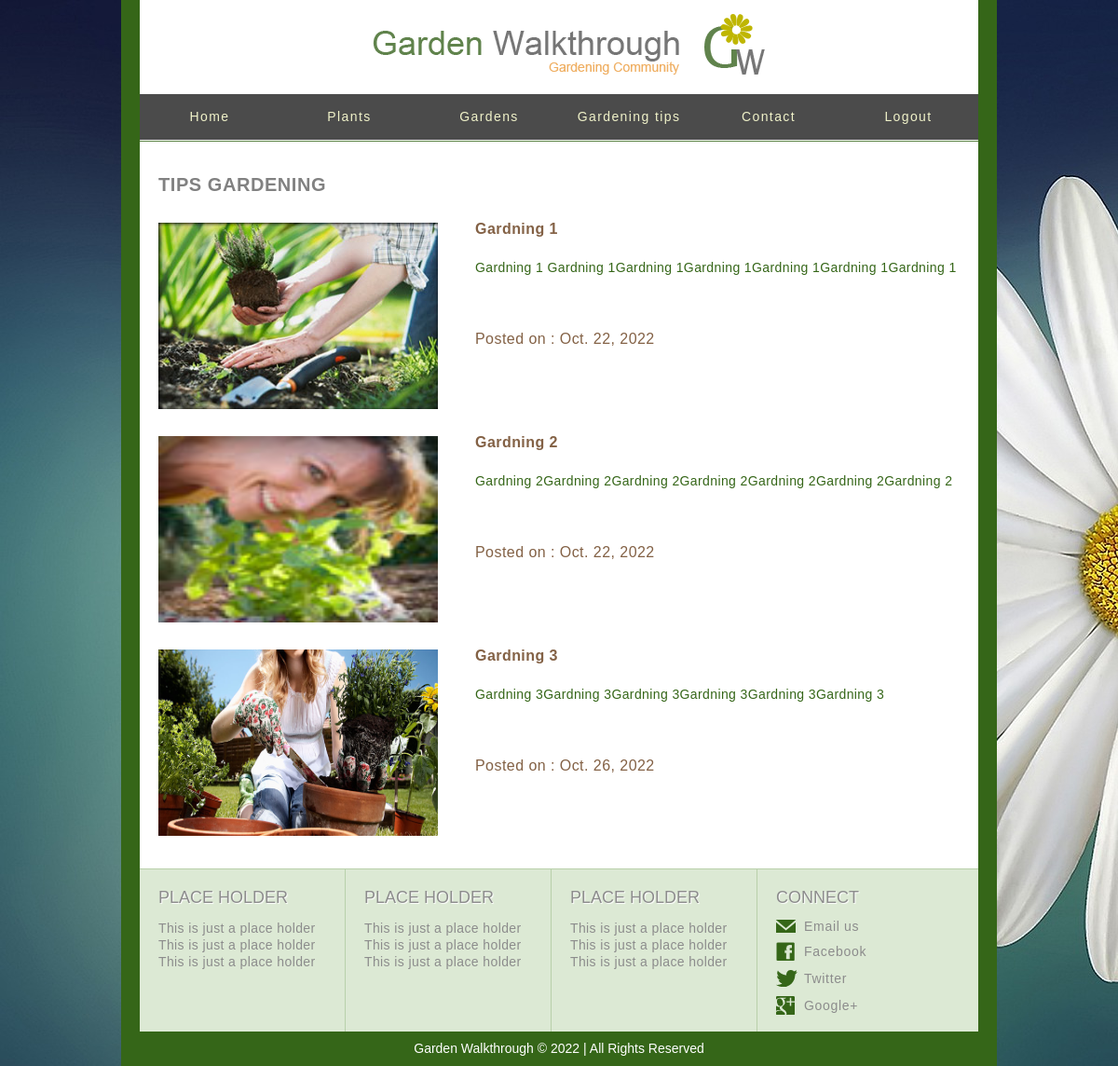
/garden_tips/ (signed in), run on the app's committed database.
### plants/models.py (models this page shows, shortened)
class Garden_tips(models.Model):
    title=models.CharField(max_length=30)
    image=models.ImageField()
    descreption=models.TextField()
    tips_date=models.DateField(auto_now=True)

### plants/views.py (the view)
# urls.py: path('garden_tips/', views.Garden_tips_ListView.as_view(),name='garden_tips'),
class Garden_tips_ListView(ListView):
    template_name='gardening_tips_list.html'
    model=Garden_tips
    context_object_name='Garden_tips'

### templates/gardening_tips_list.html
{% extends 'base.html' %}
{% load static %}
{% block body %}
<body>
		<div id="body">
			<div id="content">
				<h1>Tips gardening</h1>
					{% for gt in Garden_tips %}
					<ul class="section">
					<li>
						<img style="width:300px;height:200px" src="{{ gt.image.url }}" alt="Image" >
						<div>
							<a style="text-decoration:none;"  href="{% url 'plants:garden_tip' gt.id %}" ><h2>{{gt.title}}</h2></a>
							<p>
								{{gt.descreption}}
							</p>
							<p>
								<h3>Posted on : {{gt.tips_date}}</h3>
							</p>
						</div>
					</li>
				</ul>
					{% endfor %}
			</div>
		</div>
</body>
{% endblock body %}

### static/css/style.css (style rules this page uses)
body { background: url(../images/bg-body3.jpg) repeat; color: #356618; font-family: Arial, Helvetica, sans-serif; font-size: 14px; margin: 0; min-width: 940px; padding: 0; }
a { outline: none; }
img { border: 0; }
p { margin: 0; text-align: justify; }
#body { background: #ffffff; }
#body div#content ul.section li img, #body div.header ul li a.figure { display: block; float: left; text-decoration: none; }
#body div.body ul li:first-child, #body div#content ul.section li:first-child, #body div#content div#sidebar div ul li:first-child { margin: 0; }
#body div#content { border-top: 1px solid #5d8546; overflow: hidden; padding: 35px 20px; }
#body div#content h1 { color: #818181; font-size: 20px; letter-spacing: 0.028em; margin: 0; text-transform: uppercase; }
#body div#content h3 { color: #836145; font-size: 16px; font-weight: normal; letter-spacing: 0.028em; line-height: 24px; margin: 0; padding: 30px 0 0; }
#body div#content p { letter-spacing: 0.028em; line-height: 24px; padding: 25px 0 0; }
#body div#content ul.section { list-style: none; margin: 0; padding: 29px 0 0; }
#body div#content ul.section li { margin: 35px 0 0; overflow: hidden; }
#body div#content ul.section li div { float: right; width: 520px; }
#body div#content ul.section li div h2, #body div#content div#article h2 { color: #836145; font-size: 16px; letter-spacing: 0.028em; line-height: 13px; margin: 0; }
#body div#content ul.section li div p { padding: 23px 0 0; }

### data on the page
Garden_tips: image (picture), title "Gardning 1", descreption "Gardning 1 Gardning 1Gardning 1Gardning 1Gardning 1Gardning 1Gardning 1", tips_date "Oct. 22, 2022"
Garden_tips: image (picture), title "Gardning 2", descreption "Gardning 2Gardning 2Gardning 2Gardning 2Gardning 2Gardning 2Gardning 2", tips_date "Oct. 22, 2022"
Garden_tips: image (picture), title "Gardning 3", descreption "Gardning 3Gardning 3Gardning 3Gardning 3Gardning 3Gardning 3", tips_date "Oct. 26, 2022"
